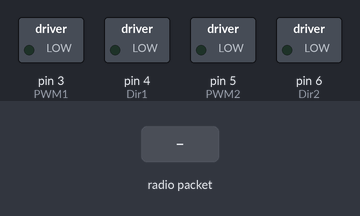
Bench run of a sketch on a simulated Arduino Uno, built with avr-gcc and run on an emulated ATmega328P. Shown: switched loads named in the sketch (green lamp = pin HIGH). The inputs (shaded band) are chosen by the test bench. No radio packets arrive unless stated.

Above: at 1.2 s.
1.3 s: radio packet "200" arrives
At 1.8 s:
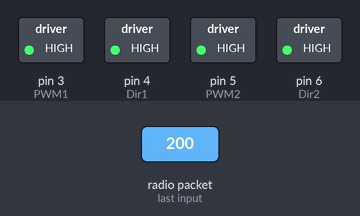
2.8 s: radio packet "400" arrives
At 4.0 s:
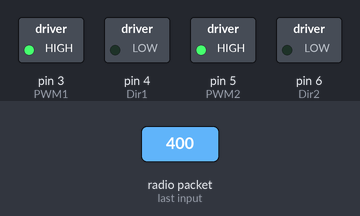
4.3 s: radio packet "600" arrives
At 5.3 s:
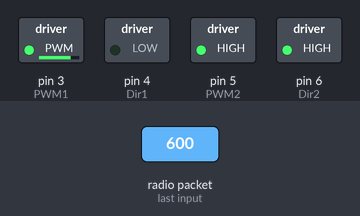
5.8 s: radio packet "800" arrives
At 6.4 s:
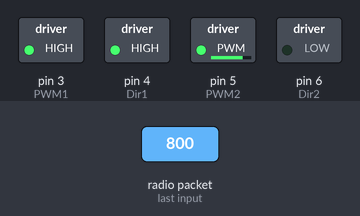
7.3 s: radio packet "200" arrives
At 8.5 s:
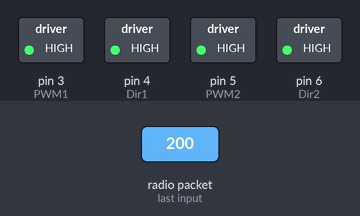
8.8 s: radio packet "400" arrives
At 9.9 s:
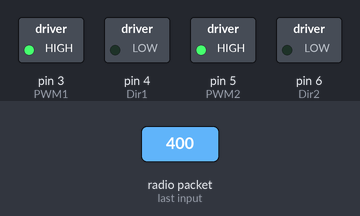
Timing chart, 0 to 11.3 s (numbered marks = the images above; inputs shaded):
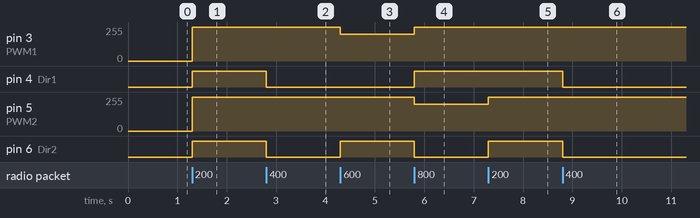

Measured:
- after the input at 1.3 s, pin 3 (PWM1), pin 5 (PWM2): 0/255 → 255/255 at once; pin 4 (Dir1), pin 6 (Dir2): LOW → HIGH at once
- after the input at 2.8 s, pin 4 (Dir1), pin 6 (Dir2): HIGH → LOW at once
- after the input at 4.3 s, pin 3 (PWM1): 255/255 → 200/255 at once; pin 6 (Dir2): LOW → HIGH at once
- after the input at 5.8 s, pin 3 (PWM1): 200/255 → 255/255 at once; pin 4 (Dir1): LOW → HIGH at once; pin 5 (PWM2): 255/255 → 200/255 at once; pin 6 (Dir2): HIGH → LOW at once
- after the input at 7.3 s, pin 5 (PWM2): 200/255 → 255/255 at once; pin 6 (Dir2): LOW → HIGH at once
- after the input at 8.8 s, pin 4 (Dir1), pin 6 (Dir2): HIGH → LOW at once

The sketch:

TwoWheelieRF.ino
```cpp
#include <VirtualWire.h>
//pwm motors
int PWM1 = 3;
int PWM2 = 5;
//direction pins
int Dir1 = 4;
int Dir2 = 6;

//prototypes
void fwd(int); //forward
void rvrs(int); //reverse
void rght(int); //turn right
void lft(int); // turn left
void stp(int); //stop

void setup()
{
vw_set_rx_pin(1);
vw_set_ptt_inverted(true);
vw_setup(2000);
vw_rx_start();
pinMode(PWM1, OUTPUT);
pinMode(PWM2, OUTPUT);
pinMode(Dir1, OUTPUT);
pinMode(Dir2, OUTPUT);
}
void loop()
{
    int button;
    char temparr[5];
    uint8_t message[VW_MAX_MESSAGE_LEN]; //buffer
    uint8_t messageLength = VW_MAX_MESSAGE_LEN; //message size

    if (vw_get_message(message, &messageLength))
    {
    int i;

  for (i = 0; i < messageLength; i++)
  {
    temparr[i] = char(message[i]);
  }
    temparr[messageLength] = '\0';
    button=atoi(temparr);

    if(button==200){
    fwd();
    }

    if(button==400){
    rvrs();
    }

    if(button==600){
    rght();
    }

    if(button==800){
    lft();
    }

    if(button==100){
    stp();
    }
}
}
void fwd()
{
digitalWrite(Dir1, HIGH);
analogWrite(PWM1, 255);

digitalWrite(Dir2, HIGH);
analogWrite(PWM2, 255);

}

void rvrs()
{
digitalWrite(Dir1, LOW);
analogWrite(PWM1, 255);

digitalWrite(Dir2, LOW);
analogWrite(PWM2, 255);

}

void rght()
{
digitalWrite(Dir1, LOW);
analogWrite(PWM1, 200);

digitalWrite(Dir2, HIGH);
analogWrite(PWM2, 255);

}

void lft()
{
digitalWrite(Dir1, HIGH);
analogWrite(PWM1, 255);

digitalWrite(Dir2, LOW);
analogWrite(PWM2, 200);

}

void stp()
{
digitalWrite(Dir1, LOW);
analogWrite(PWM1, 0);

digitalWrite(Dir2, LOW);
analogWrite(PWM2, 0);

}
```
